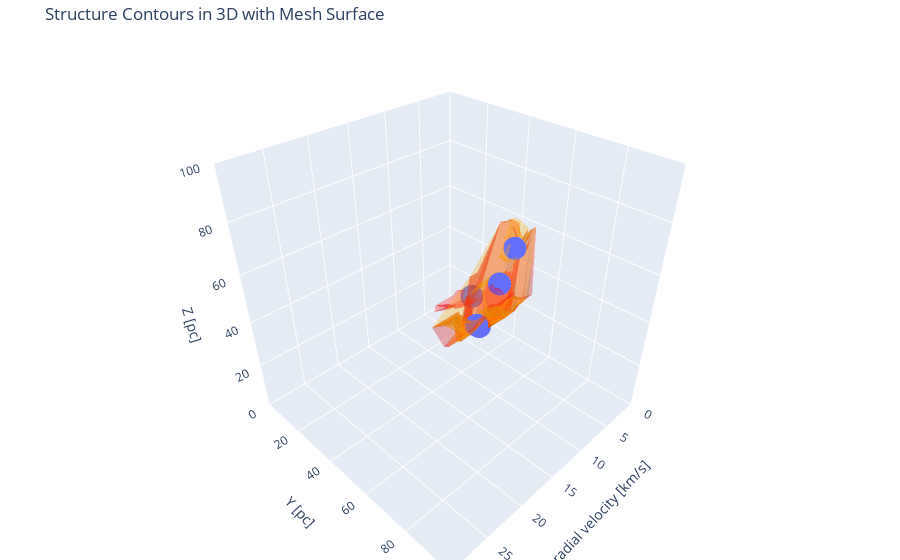

Source (notebook cell):
### Code cell
# plot by plotly

fig = px.scatter_3d(leaf_feature, x='v_peak', y='y_peak', z='z_peak')

# Leaf structures
for i, leaf_structure_index in enumerate(leaf_indices):
    leaf_structure = dendro[leaf_structure_index]
    leaf_mask = leaf_structure.get_mask()
    leaf_mask_indices = np.where(leaf_mask)
    mesh_leaf = go.Mesh3d(x=leaf_mask_indices[0] * rv, 
                          y=leaf_mask_indices[1] * pc, 
                          z=leaf_mask_indices[2] * pc, 
                          opacity=0.3,
                          color='red',
                          name=f'Leaf {i + 1} - Surface')
    fig.add_trace(mesh_leaf)

# Branch structures
for j, branch_structure_index in enumerate(branch_indices):
    branch_structure = dendro[branch_structure_index]
    branch_mask = branch_structure.get_mask()
    branch_mask_indices = np.where(branch_mask)
    mesh_branch = go.Mesh3d(x=branch_mask_indices[0] * rv, 
                            y=branch_mask_indices[1] * pc, 
                            z=branch_mask_indices[2] * pc,
                            opacity=0.3, 
                            color='orange',
                            name=f'Branch {j + 1} - Surface')
    fig.add_trace(mesh_branch)

fig.update_layout(
    scene=dict(
        xaxis=dict(title='radial velocity [km/s]', range=[0, 30]),
        yaxis=dict(title='Y [pc]', range=[0, 100]),
        zaxis=dict(title='Z [pc]', range=[0, 100]),
        aspectratio=dict(x=1, y=1, z=1)
    ),
    title='Structure Contours in 3D with Mesh Surface',
    margin=dict(l=0, r=0, b=0, t=40),
    showlegend=True)
